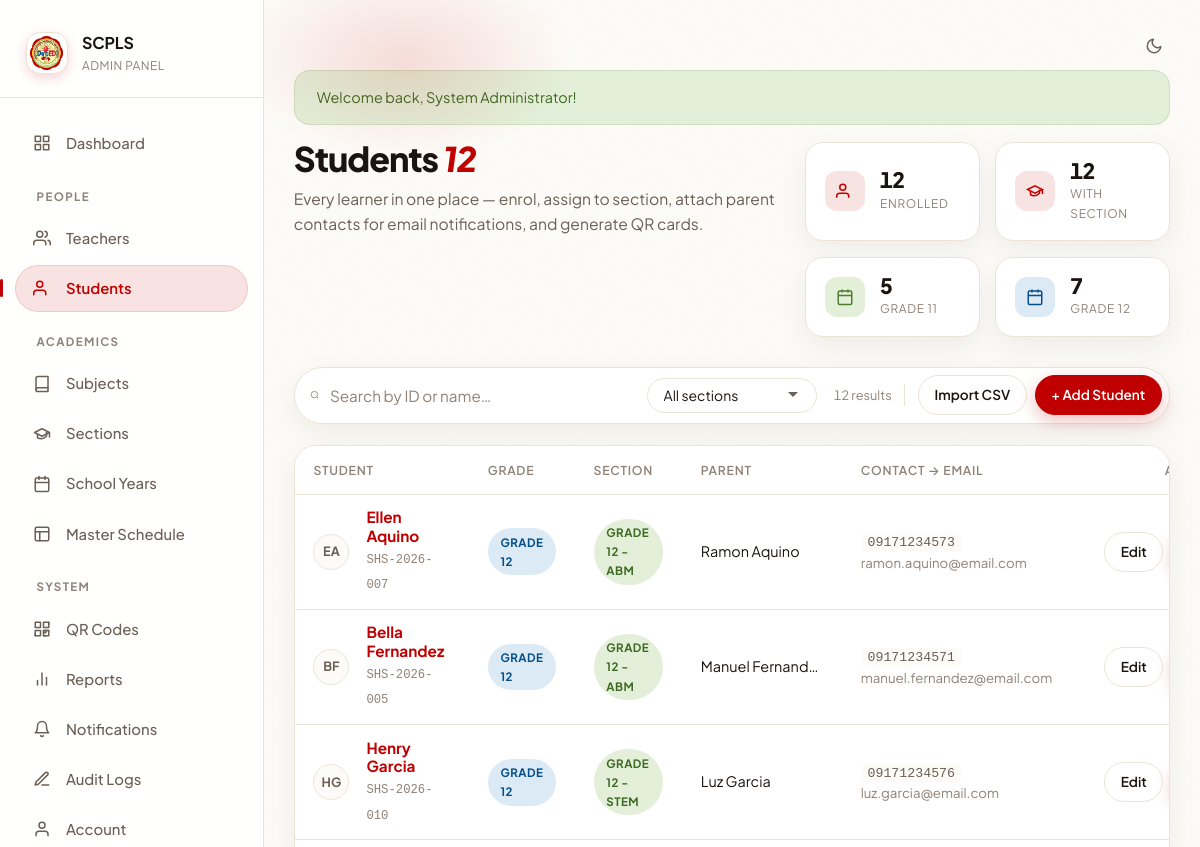
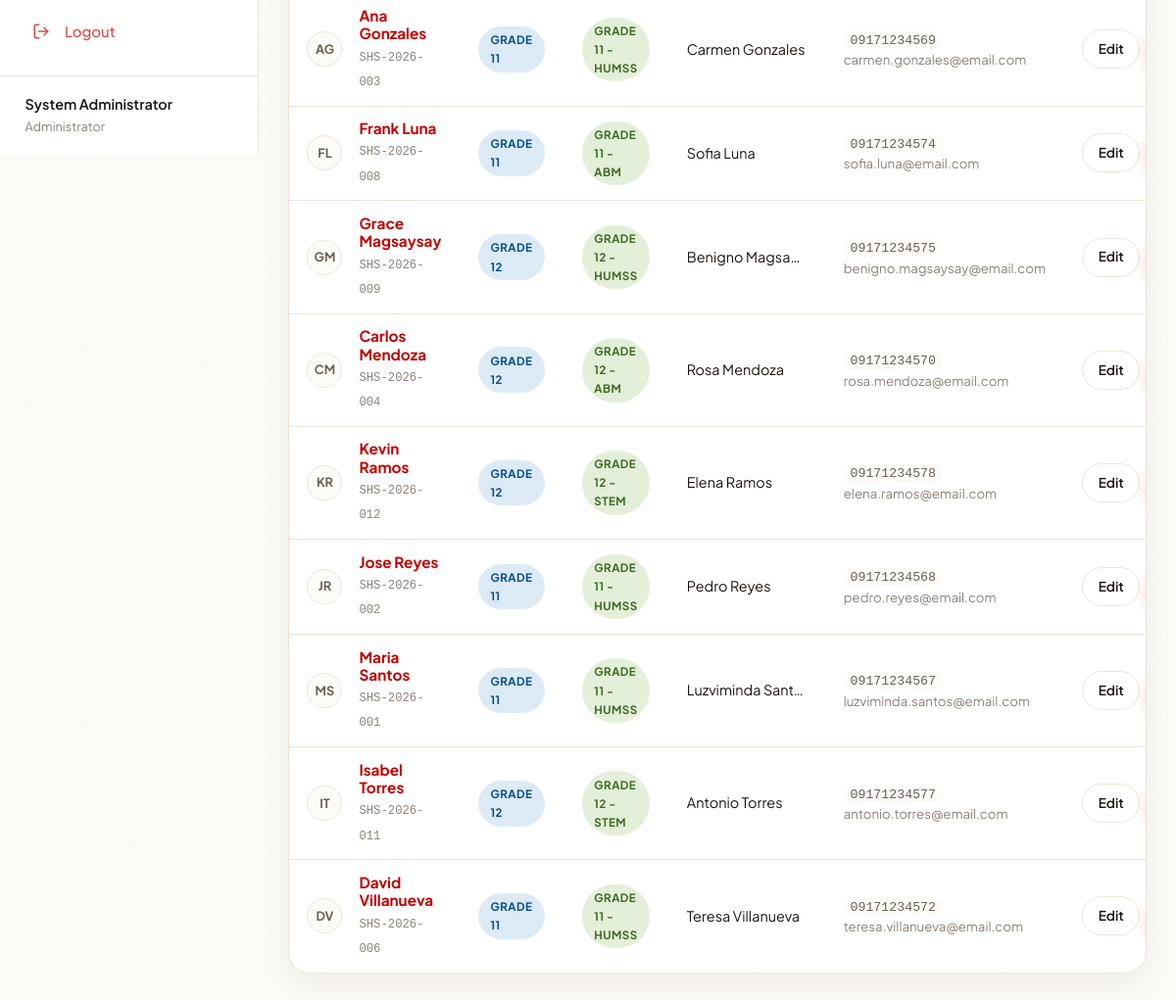
The app's page /admin/students.php (signed in) with its own data (2 pictures, top to bottom).
### tables this page shows
CREATE TABLE users (
  id         INT AUTO_INCREMENT PRIMARY KEY,
  username   VARCHAR(50)  NOT NULL UNIQUE,
  password   VARCHAR(255) NOT NULL,
  full_name  VARCHAR(100) NOT NULL,
  email      VARCHAR(100) DEFAULT NULL,
  role_id    INT          NOT NULL,
  status     TINYINT(1)   NOT NULL DEFAULT 1,
  created_at TIMESTAMP    NOT NULL DEFAULT CURRENT_TIMESTAMP,
  CONSTRAINT fk_user_role FOREIGN KEY (role_id)
    REFERENCES roles(id) ON UPDATE CASCADE
);

CREATE TABLE students (
  id             INT AUTO_INCREMENT PRIMARY KEY,
  student_id     VARCHAR(20) NOT NULL UNIQUE,
  first_name     VARCHAR(50) NOT NULL,
  last_name      VARCHAR(50) NOT NULL,
  grade_level    VARCHAR(20) DEFAULT NULL,
  section_id     INT         DEFAULT NULL,
  parent_name    VARCHAR(100) DEFAULT NULL,
  parent_contact VARCHAR(20)  DEFAULT NULL,
  parent_email   VARCHAR(100) DEFAULT NULL,
  status         TINYINT(1)  NOT NULL DEFAULT 1,
  created_at     TIMESTAMP   NOT NULL DEFAULT CURRENT_TIMESTAMP,
  CONSTRAINT fk_student_section FOREIGN KEY (section_id)
    REFERENCES sections(id) ON DELETE SET NULL ON UPDATE CASCADE
);

CREATE TABLE sections (
  id           INT AUTO_INCREMENT PRIMARY KEY,
  name         VARCHAR(100) NOT NULL,
  grade_level  VARCHAR(20)  NOT NULL,
  track_strand VARCHAR(100) DEFAULT NULL,
  status       TINYINT(1)   NOT NULL DEFAULT 1,
  created_at   TIMESTAMP    NOT NULL DEFAULT CURRENT_TIMESTAMP
);

### public/admin/students.php (the view, shortened to what the rows shown need)
<?php
$action = $_GET['action'] ?? 'list';
$id = (int)($_GET['id'] ?? 0);
$errors = [];
$sections = db()->query("SELECT id, name, grade_level FROM sections WHERE status = 1 ORDER BY grade_level, name")->fetchAll();
if ($action === 'add' || ($action === 'edit' && $id > 0)) {
    $student = ['student_id' => '', 'first_name' => '', 'last_name' => '', 'grade_level' => '', 'section_id' => 0, 'parent_name' => '', 'parent_contact' => '', 'parent_email' => ''];
    if ($action === 'edit') {
        $stmt = db()->prepare("SELECT * FROM students WHERE id = ?"); $stmt->execute([$id]); $student = $stmt->fetch();
        if (!$student) { flash('error', 'Student not found.'); redirect('/admin/students.php'); }
    }
    if (!empty($errors)) {
        $student = [
            'student_id'     => $_POST['student_id']     ?? $student['student_id'],
            'first_name'     => $_POST['first_name']     ?? $student['first_name'],
            'last_name'      => $_POST['last_name']      ?? $student['last_name'],
            'grade_level'    => $_POST['grade_level']    ?? $student['grade_level'],
            'section_id'     => (int)($_POST['section_id'] ?? $student['section_id']),
            'parent_name'    => $_POST['parent_name']    ?? $student['parent_name'],
            'parent_contact' => $_POST['parent_contact'] ?? $student['parent_contact'],
            'parent_email'   => $_POST['parent_email']   ?? $student['parent_email'],
        ];
    }
    $isEdit = $action === 'edit';
    $gradeLevels = ['Grade 11', 'Grade 12'];
?>
    <div class="card form-card">
        <div class="card-header"><h3><?= $isEdit ? 'Edit Student' : 'Add Student' ?></h3><a href="/admin/students.php" class="btn btn-outline btn-sm">Back</a></div>
        <div class="card-body">
            <?php if (!empty($errors)): ?>
                <div class="alert alert-danger fade-in">
                    <strong>Unable to save student:</strong>
                    <ul class="error-list">
                        <?php foreach ($errors as $err): ?><li><?= h($err) ?></li><?php endforeach; ?>
                    </ul>
                </div>
            <?php endif; ?>
            <form method="POST">
                <input type="hidden" name="submit_action" value="<?= $isEdit ? 'edit' : 'add' ?>">
                <?= csrf_field() ?>
                <div class="form-row">
                    <div class="form-group">
                        <label for="student_id">Student ID</label>
                        <input type="text" id="student_id" name="student_id" class="form-control" value="<?= h($student['student_id']) ?>" required placeholder="e.g. SHS-2026-001">
                    </div>
                    <div class="form-group">
                        <label for="first_name">First Name</label>
                        <input type="text" id="first_name" name="first_name" class="form-control" value="<?= h($student['first_name']) ?>" required>
                    </div>
                    <div class="form-group">
                        <label for="last_name">Last Name</label>
                        <input type="text" id="last_name" name="last_name" class="form-control" value="<?= h($student['last_name']) ?>" required>
                    </div>
                </div>
                <div class="form-row">
                    <div class="form-group">
                        <label for="grade_level">Grade Level</label>
                        <select id="grade_level" name="grade_level" class="form-control">
                            <option value="">-- Select --</option>
                            <?php foreach ($gradeLevels as $gl): ?>
                                <option value="<?= $gl ?>" <?= $student['grade_level'] === $gl ? 'selected' : '' ?>><?= $gl ?></option>
                            <?php endforeach; ?>
                        </select>
                    </div>
                    <div class="form-group">
                        <label for="section_id">Section</label>
                        <select id="section_id" name="section_id" class="form-control">
                            <option value="">-- No Section --</option>
                            <?php foreach ($sections as $sec): ?>
                                <option value="<?= $sec['id'] ?>" <?= (int)$student['section_id'] === (int)$sec['id'] ? 'selected' : '' ?>>
                                    <?= h($sec['name']) ?>
                                </option>
                            <?php endforeach; ?>
                        </select>
                    </div>
                </div>
                <div class="form-row">
                    <div class="form-group">
                        <label for="parent_name">Parent/Guardian Name</label>
                        <input type="text" id="parent_name" name="parent_name" class="form-control" value="<?= h($student['parent_name']) ?>">
                    </div>
                    <div class="form-group">
                        <label for="parent_contact">Parent Contact No.</label>
                        <input type="text" id="parent_contact" name="parent_contact" class="form-control" value="<?= h($student['parent_contact']) ?>" placeholder="e.g. 09171234567">
                    </div>
                </div>
                <div class="form-row">
                    <div class="form-group">
                        <label for="parent_email">Parent Email</label>
                        <input type="email" id="parent_email" name="parent_email" class="form-control" value="<?= h($student['parent_email']) ?>" placeholder="For email notifications (free)">
                    </div>
                </div>
                <div class="form-actions">
                    <button type="submit" class="btn btn-primary"><?= $isEdit ? 'Update Student' : 'Create Student' ?></button>
                    <a href="/admin/students.php" class="btn btn-outline">Cancel</a>
                </div>
            </form>
        </div>
    </div>
<?php
} else {
    $search = trim($_GET['search'] ?? '');
    $page = max(1, (int)($_GET['page'] ?? 1));
    $perPage = 25;
    $offset = ($page - 1) * $perPage;
    $where = ["1=1"]; $params = [];
    $whereClause = implode(' AND ', $where);
    $stmt = db()->prepare("SELECT s.*, sec.name as section_name FROM students s LEFT JOIN sections sec ON s.section_id = sec.id WHERE $whereClause ORDER BY s.last_name ASC LIMIT ? OFFSET ?");
    $allParams = array_merge($params, [$perPage, $offset]);
    $stmt->execute($allParams); $students = $stmt->fetchAll();
    $totalAll = (int) db()->query("SELECT COUNT(*) FROM students WHERE status = 1")->fetchColumn();
?>
<div class="page-intro">
    <div class="page-intro-main">
        <h1>Students <em><?= $totalAll ?></em></h1>
    </div>
</div>
<div class="card overflow-hidden">
    <div class="card-body p-0">
        <?php if (empty($students)): ?>
            <div class="empty-state" style="padding: 3rem 1rem;">
                <div class="empty-icon"><svg width="48" height="48" viewBox="0 0 24 24" fill="none" stroke="currentColor" stroke-width="1.5"><path d="M17 21v-2a4 4 0 0 0-4-4H5a4 4 0 0 0-4 4v2"/><circle cx="9" cy="7" r="4"/><line x1="19" y1="8" x2="19" y2="14"/><line x1="22" y1="11" x2="16" y2="11"/></svg></div>
                <h3>No students found</h3>
                <p><?= $search ? 'Try a different search or clear filters.' : 'Add your first student to get started.' ?></p>
                <?php if (!$search): ?><a href="/admin/students.php?action=add" class="btn btn-primary btn-sm" style="margin-top:0.75rem;">+ Add Student</a><?php endif; ?>
            </div>
        <?php else: ?>
            <div class="table-responsive">
                <table class="table">
                    <thead><tr><th>Student</th><th>Grade</th><th>Section</th><th>Parent</th><th>Contact → Email</th><th style="text-align:right;">Actions</th></tr></thead>
                    <tbody>
                        <?php foreach ($students as $s):
                            $initials = strtoupper(substr($s['first_name'],0,1) . substr($s['last_name'],0,1));
                        ?>
                            <tr>
                                <td>
                                    <div class="flex items-center gap-2">
                                        <span class="avatar"><?= h($initials) ?></span>
                                        <div>
                                            <strong style="display:block; font-size:0.9rem; line-height:1.2;"><a href="/admin/student.php?id=<?= $s['id'] ?>"><?= h($s['first_name'] . ' ' . $s['last_name']) ?></a></strong>
                                            <code style="font-size:0.72rem; background: transparent; padding:0; color: var(--text-muted);"><?= h($s['student_id']) ?></code>
                                        </div>
                                    </div>
                                </td>
                                <td><span class="badge badge-info"><?= h($s['grade_level']) ?: '—' ?></span></td>
                                <td><?= h($s['section_name']) ? '<span class="badge badge-success">'.h($s['section_name']).'</span>' : '<span class="text-muted">—</span>' ?></td>
                                <td style="font-size:0.85rem; max-width:160px; overflow:hidden; text-overflow:ellipsis; white-space:nowrap;" title="<?= h($s['parent_name']) ?>"><?= h($s['parent_name']) ?: '<span class="text-muted">—</span>' ?></td>
                                <td style="font-size:0.78rem; line-height:1.5;">
                                    <div><?= h($s['parent_contact']) ? '<code>'.h($s['parent_contact']).'</code>' : '<span class="text-muted">—</span>' ?></div>
                                    <div style="color: var(--text-muted);"><?= h($s['parent_email']) ?: '' ?></div>
                                </td>
                                <td style="text-align:right;">
                                    <div class="flex gap-1" style="justify-content:flex-end;">
                                        <a href="/admin/students.php?action=edit&id=<?= $s['id'] ?>" class="btn btn-sm btn-outline">Edit</a>
                                    </div>
                                </td>
                            </tr>
                        <?php endforeach; ?>
                    </tbody>
                </table>
            </div>
        <?php endif; ?>
    </div>
</div>
<?php
}
$slot = ob_get_clean();
include __DIR__ . '/../../includes/layouts/admin-layout.php';
?>

### includes/layouts/admin-layout.php (shortened to what the rows shown need)
<?php
$user = current_user();
?>
<!DOCTYPE html>
<html lang="en" data-theme="light" class="no-js">
<head>
    <link rel="stylesheet" href="/assets/css/style.css?v=20261014">
</head>
<body>
    <div class="layout">
        <aside class="sidebar">
            <div class="sidebar-footer">
                <span class="user-name"><?= h($user['full_name'] ?? 'Admin') ?></span>
                <span class="user-role">Administrator</span>
            </div>
        </aside>
        <main class="main-content">
            <div class="reveal">
                <?= $slot ?? '' ?>
            </div>
        </main>
    </div>
</body>
</html>

### records on screen
users: full_name "System Administrator"
students: initials "EA", first_name+last_name "Ellen Aquino", student "SHS-2026-007", grade_level "GRADE 12", section.name "GRADE 12 - ABM", parent_name "Ramon Aquino", parent_contact "09171234573", parent_email "ramon.aquino@email.com"
students: initials "BF", first_name+last_name "Bella Fernandez", student "SHS-2026-005", grade_level "GRADE 12", section.name "GRADE 12 - ABM", parent_name "Manuel Fernandez", parent_contact "09171234571", parent_email "manuel.fernandez@email.com"
students: initials "HG", first_name+last_name "Henry Garcia", student "SHS-2026-010", grade_level "GRADE 12", section.name "GRADE 12 - STEM", parent_name "Luz Garcia", parent_contact "09171234576", parent_email "luz.garcia@email.com"
students: initials "AG", first_name+last_name "Ana Gonzales", student "SHS-2026-003", grade_level "GRADE 11", section.name "GRADE 11 - HUMSS", parent_name "Carmen Gonzales", parent_contact "09171234569", parent_email "carmen.gonzales@email.com"
students: initials "FL", first_name+last_name "Frank Luna", student "SHS-2026-008", grade_level "GRADE 11", section.name "GRADE 11 - ABM", parent_name "Sofia Luna", parent_contact "09171234574", parent_email "sofia.luna@email.com"
students: initials "GM", first_name+last_name "Grace Magsaysay", student "SHS-2026-009", grade_level "GRADE 12", section.name "GRADE 12 - HUMSS", parent_name "Benigno Magsa…", parent_contact "09171234575", parent_email "benigno.magsaysay@email.com"
students: initials "CM", first_name+last_name "Carlos Mendoza", student "SHS-2026-004", grade_level "GRADE 12", section.name "GRADE 12 - ABM", parent_name "Rosa Mendoza", parent_contact "09171234570", parent_email "rosa.mendoza@email.com"
students: initials "KR", first_name+last_name "Kevin Ramos", student "SHS-2026-012", grade_level "GRADE 12", section.name "GRADE 12 - STEM", parent_name "Elena Ramos", parent_contact "09171234578", parent_email "elena.ramos@email.com"
students: initials "JR", first_name+last_name "Jose Reyes", student "SHS-2026-002", grade_level "GRADE 11", section.name "GRADE 11 - HUMSS", parent_name "Pedro Reyes", parent_contact "09171234568", parent_email "pedro.reyes@email.com"
students: initials "MS", first_name+last_name "Maria Santos", student "SHS-2026-001", grade_level "GRADE 11", section.name "GRADE 11 - HUMSS", parent_name "Luzviminda Sant…", parent_contact "09171234567", parent_email "luzviminda.santos@email.com"
students: initials "IT", first_name+last_name "Isabel Torres", student "SHS-2026-011", grade_level "GRADE 12", section.name "GRADE 12 - STEM", parent_name "Antonio Torres", parent_contact "09171234577", parent_email "antonio.torres@email.com"
students: initials "DV", first_name+last_name "David Villanueva", student "SHS-2026-006", grade_level "GRADE 11", section.name "GRADE 11 - HUMSS", parent_name "Teresa Villanueva", parent_contact "09171234572", parent_email "teresa.villanueva@email.com"

### other values on screen
config('short_name') "SCPLS"
$success "Welcome back, System Administrator!"
$totalAll "12"
$withSection "12"
$g11 "5"
$g12 "7"
$total "12"
